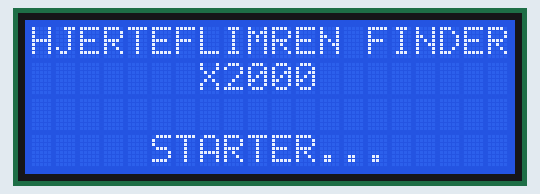
Simulated run of this program. Board: ESP32 board running MicroPython. On the bench: 20×4 character LCD. At 2.1 s the program stops and its outputs stay as they are.

Above: at 2.1 s.

The program:

lcd_test.py
```python
from machine import Pin
from time import sleep
from gpio_lcd import GpioLcd


sleep(2)

#Konfiguration og initialisering af LCD-skærm
lcd = GpioLcd(rs_pin=Pin(4), enable_pin=Pin(15), d4_pin=Pin(2),
              d5_pin=Pin(14), d6_pin=Pin(27), d7_pin=Pin(26),
              num_lines=4, num_columns=20)
lcd.clear()

#LCD status meddelelse ang. netværk
lcd.move_to(0,0)
lcd.putstr("HJERTEFLIMREN FINDER")
lcd.move_to(7,1)
lcd.putstr("X2000")
lcd.move_to(5,3)
lcd.putstr("STARTER...")
```
